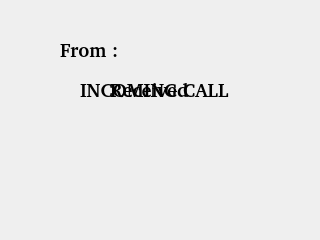
<?xml version="1.0" encoding="UTF-8"?>
<ui version="4.0">
 <class>CallInfo</class>
 <widget class="QWidget" name="CallInfo">
  <property name="geometry">
   <rect>
    <x>0</x>
    <y>0</y>
    <width>320</width>
    <height>240</height>
   </rect>
  </property>
  <property name="windowTitle">
   <string>Form</string>
  </property>
  <widget class="QLabel" name="lIncomingCall">
   <property name="geometry">
    <rect>
     <x>80</x>
     <y>80</y>
     <width>171</width>
     <height>19</height>
    </rect>
   </property>
   <property name="font">
    <font>
     <family>Droid Sans [unknown]</family>
     <pointsize>14</pointsize>
     <weight>75</weight>
     <bold>true</bold>
    </font>
   </property>
   <property name="text">
    <string>INCOMING CALL</string>
   </property>
  </widget>
  <widget class="QLabel" name="lRecievedTime">
   <property name="geometry">
    <rect>
     <x>50</x>
     <y>110</y>
     <width>251</width>
     <height>30</height>
    </rect>
   </property>
   <property name="sizePolicy">
    <sizepolicy hsizetype="Fixed" vsizetype="Fixed">
     <horstretch>0</horstretch>
     <verstretch>0</verstretch>
    </sizepolicy>
   </property>
   <property name="minimumSize">
    <size>
     <width>100</width>
     <height>30</height>
    </size>
   </property>
   <property name="font">
    <font>
     <family>Droid Sans [unknown]</family>
     <pointsize>14</pointsize>
     <weight>75</weight>
     <bold>true</bold>
    </font>
   </property>
   <property name="text">
    <string/>
   </property>
   <property name="alignment">
    <set>Qt::AlignLeading|Qt::AlignLeft|Qt::AlignVCenter</set>
   </property>
  </widget>
  <widget class="QLabel" name="label_2">
   <property name="geometry">
    <rect>
     <x>110</x>
     <y>80</y>
     <width>101</width>
     <height>19</height>
    </rect>
   </property>
   <property name="sizePolicy">
    <sizepolicy hsizetype="Fixed" vsizetype="Fixed">
     <horstretch>0</horstretch>
     <verstretch>0</verstretch>
    </sizepolicy>
   </property>
   <property name="font">
    <font>
     <family>Droid Sans [unknown]</family>
     <pointsize>14</pointsize>
     <weight>75</weight>
     <bold>true</bold>
    </font>
   </property>
   <property name="text">
    <string>Received</string>
   </property>
  </widget>
  <widget class="QLabel" name="lPhoneNumber">
   <property name="geometry">
    <rect>
     <x>140</x>
     <y>40</y>
     <width>151</width>
     <height>19</height>
    </rect>
   </property>
   <property name="sizePolicy">
    <sizepolicy hsizetype="Fixed" vsizetype="Fixed">
     <horstretch>0</horstretch>
     <verstretch>0</verstretch>
    </sizepolicy>
   </property>
   <property name="font">
    <font>
     <family>Droid Sans [unknown]</family>
     <pointsize>14</pointsize>
     <weight>75</weight>
     <bold>true</bold>
    </font>
   </property>
   <property name="text">
    <string/>
   </property>
  </widget>
  <widget class="QLabel" name="label">
   <property name="geometry">
    <rect>
     <x>60</x>
     <y>40</y>
     <width>71</width>
     <height>19</height>
    </rect>
   </property>
   <property name="sizePolicy">
    <sizepolicy hsizetype="Fixed" vsizetype="Fixed">
     <horstretch>0</horstretch>
     <verstretch>0</verstretch>
    </sizepolicy>
   </property>
   <property name="font">
    <font>
     <family>Droid Sans [unknown]</family>
     <pointsize>14</pointsize>
     <weight>75</weight>
     <bold>true</bold>
    </font>
   </property>
   <property name="text">
    <string>From : </string>
   </property>
  </widget>
 </widget>
 <resources/>
 <connections/>
</ui>
